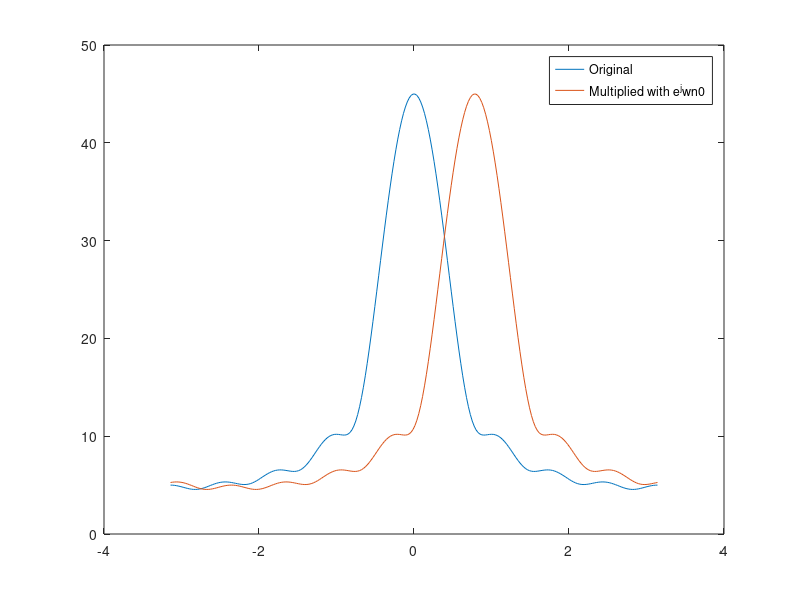
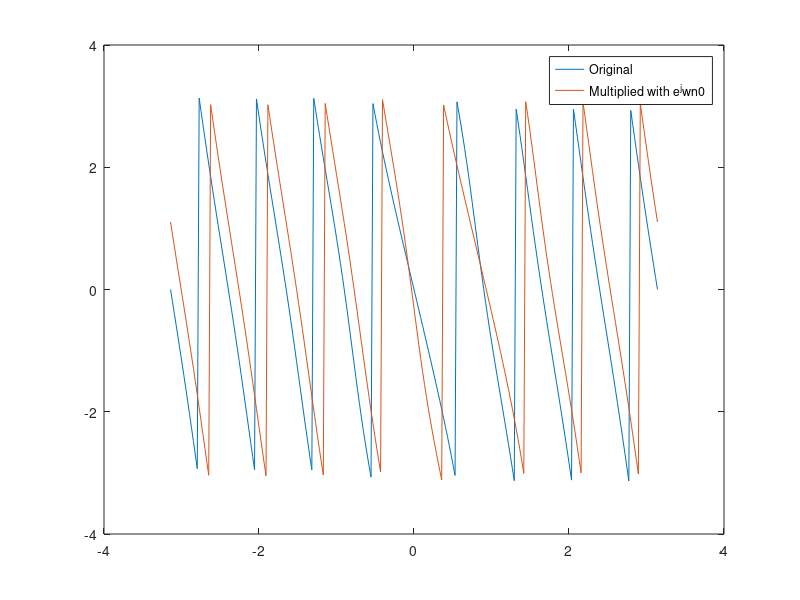

Write MATLAB code to recreate these figures, in order.
clear all;
close all;

domain  = -pi : 2*pi/255 : pi;
input = [1 2 3 4 5 6 7 8 9];
exp_seq = exp([1:9].*i*pi/4);
input2 = input.*exp_seq;

[resp,range] = freqz(input,[1],domain);
[resp_1,range_1] = freqz(input2, [1], domain);
figure1 = figure('Name','Amplitude Response');

plot(range,abs(resp));
hold on;
plot(range,abs(resp_1));
hold off;
legend('Original','Multiplied with e^jwn0');
figure('Name', 'Phase Response');
plot(range,angle(resp));
hold on;
plot(range,angle(resp_1));
hold off;
legend('Original','Multiplied with e^jwn0');
